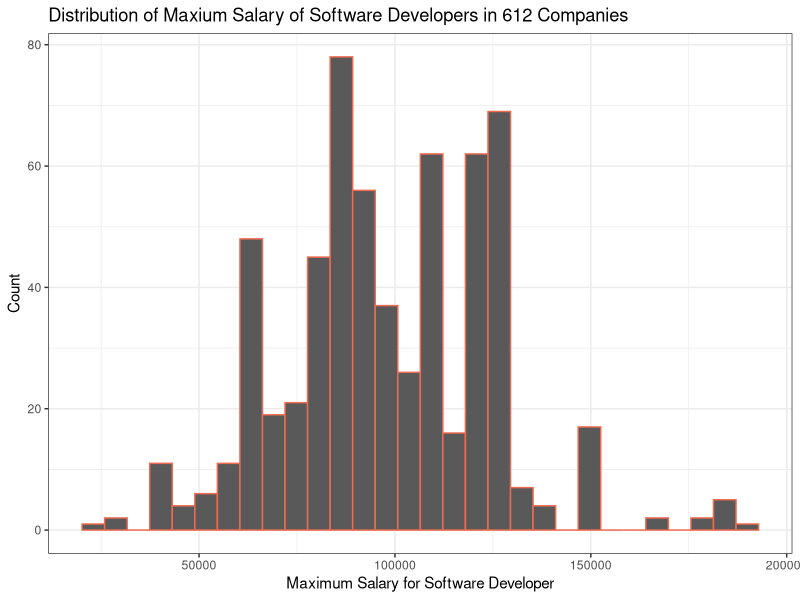
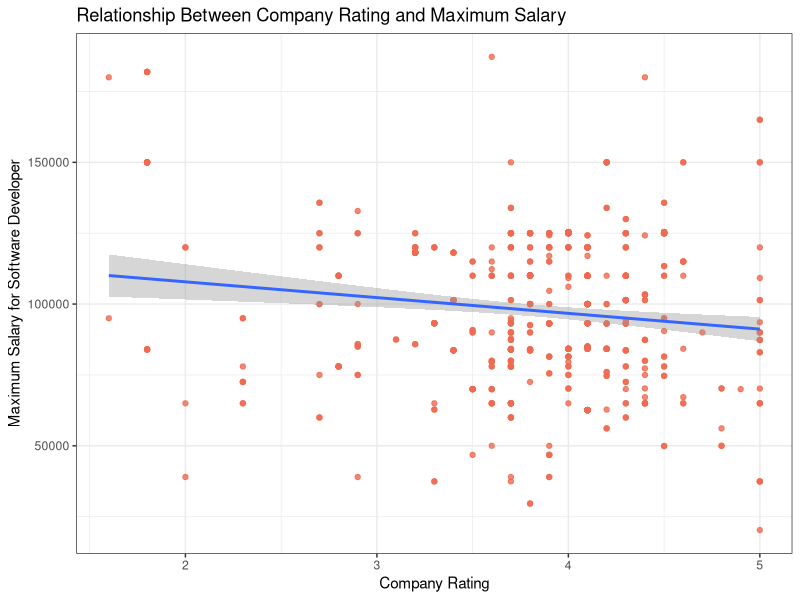
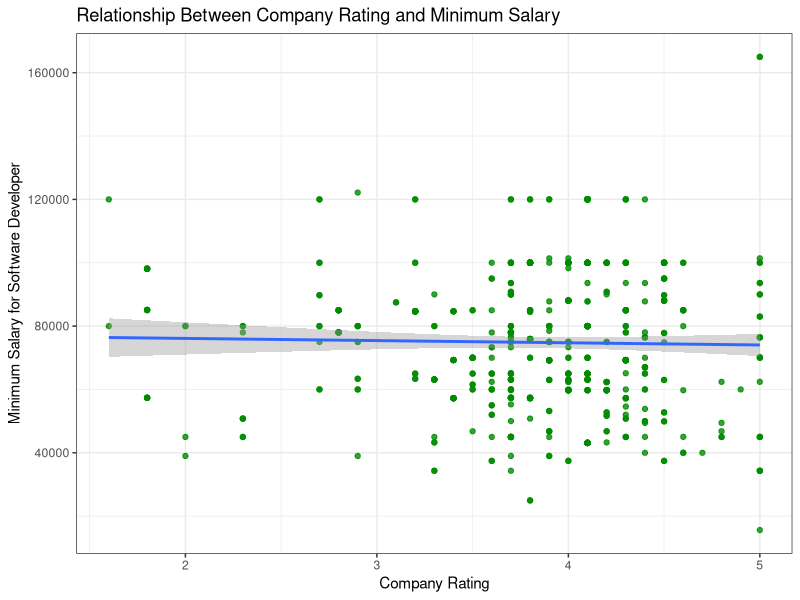

Here is the R script that generated these plots, in order:
## ---- chunk 1
library(tidyverse)
library(dplyr)
library(broom)
## ---- chunk 2
salary_rating <- read_csv("data/web_dev.csv")
salary_rating
## ---- chunk 3
salary_rating <- na.omit(salary_rating)
salary_rating
## ---- chunk 4
webdev_salary <- salary_rating |> 
  ggplot(mapping = aes(x = max_salary)) +
  geom_histogram(color="coral2") + 
  labs(title = "Distribution of Maxium Salary of Software Developers in 612 Companies" , 
       x = "Maximum Salary for Software Developer", 
       y = "Count")

webdev_salary + theme_bw()
## ---- chunk 5
maxsalary_plot <- salary_rating |> 
  ggplot(mapping = aes(x = company_rating,
                     y = max_salary)) +
  geom_point(color = "coral2", alpha = 0.8) + geom_smooth(method = "lm") + 
  labs(title = "Relationship Between Company Rating and Maximum Salary", 
       x = "Company Rating", 
       y = "Maximum Salary for Software Developer")

maxsalary_plot + theme_bw()
## ---- chunk 6
minsalary_plot <- salary_rating |> 
  ggplot(mapping = aes(x = company_rating,
                     y = min_salary)) +
  geom_point(color = "green4", alpha = 0.8) + geom_smooth(method = "lm") + 
  labs(title = "Relationship Between Company Rating and Minimum Salary", 
       x = "Company Rating", 
       y = "Minimum Salary for Software Developer")

minsalary_plot + theme_bw()
